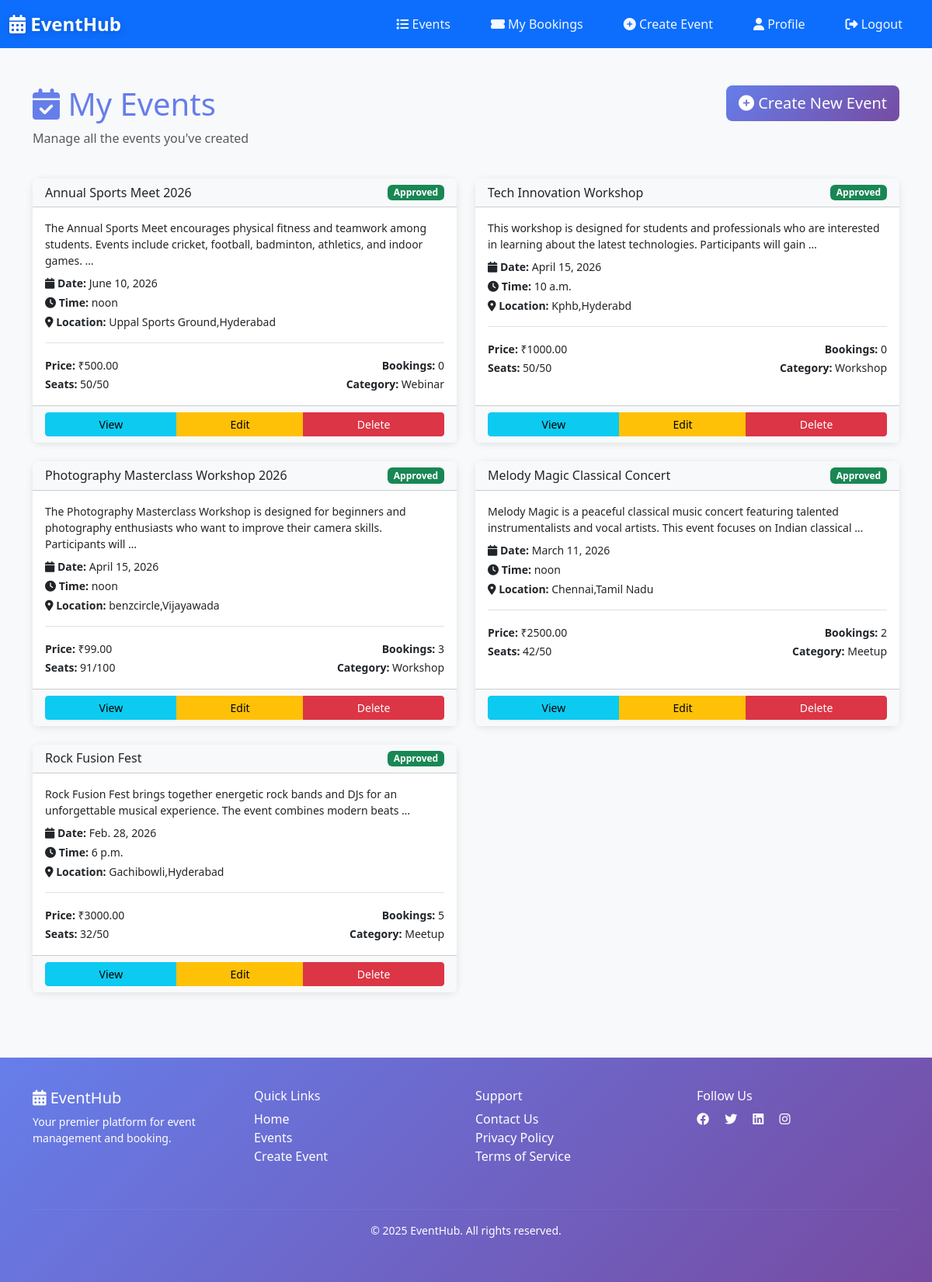
The app's page /organizer/events/ (signed in) with its own data.
### events/models.py (models this page shows, shortened)
class Event(models.Model):
    CATEGORY_CHOICES = [
        ('conference', 'Conference'),
        ('workshop', 'Workshop'),
        ('seminar', 'Seminar'),
        ('meetup', 'Meetup'),
        ('webinar', 'Webinar'),
        ('other', 'Other'),
    ]
    STATUS_CHOICES = [
        ('pending', 'Pending'),
        ('approved', 'Approved'),
        ('cancelled', 'Cancelled'),
    ]
    id = models.AutoField(primary_key=True)
    title = models.CharField(max_length=200)
    description = models.TextField()
    category = models.CharField(max_length=50, choices=CATEGORY_CHOICES, default='other')
    date = models.DateField()
    time = models.TimeField()
    location = models.CharField(max_length=300)
    price = models.DecimalField(max_digits=10, decimal_places=2, default=0)
    seats = models.IntegerField()
    available_seats = models.IntegerField()
    image = models.ImageField(upload_to='event_images/', blank=True, null=True)
    organizer = models.ForeignKey(User, on_delete=models.CASCADE, related_name='events')
    status = models.CharField(max_length=20, choices=STATUS_CHOICES, default='pending')
    created_at = models.DateTimeField(auto_now_add=True)
    updated_at = models.DateTimeField(auto_now=True)
    class Meta:
        ordering = ['-date']
        verbose_name_plural = "Events"

### events/views.py (the view)
# urls.py: path('organizer/events/', views.organizer_events, name='organizer-events'),
@login_required(login_url='login')
def organizer_events(request):
    user_profile = UserProfile.objects.get_or_create(user=request.user)[0]
    if user_profile.role != 'organizer' and not request.user.is_staff:
        messages.error(request, 'Only organizers can view this page.')
        return redirect('home')
    events = Event.objects.filter(organizer=request.user)
    context = {'events': events}
    return render(request, 'events/organizer_events.html', context)

### templates/events/organizer_events.html (shortened to what this page needs)
{% extends 'base.html' %}
{% block content %}
<div class="container my-5">
    <div class="row mb-4">
        <div class="col-md-8">
            <h1 style="color: #667eea;">
                <i class="fas fa-calendar-check"></i> My Events
            </h1>
            <p class="text-muted">Manage all the events you've created</p>
        </div>
        <div class="col-md-4 text-end">
            <a href="{% url 'create-event' %}" class="btn btn-primary btn-lg">
                <i class="fas fa-plus-circle"></i> Create New Event
            </a>
        </div>
    </div>
    {% if events %}
        <div class="row">
            {% for event in events %}
                <div class="col-md-6 mb-4">
                    <div class="card h-100">
                        <div class="card-header bg-light">
                            <div class="d-flex justify-content-between align-items-center">
                                <h6 class="mb-0">{{ event.title }}</h6>
                                {% if event.status == 'approved' %}
                                    <span class="badge bg-success">Approved</span>
                                {% elif event.status == 'pending' %}
                                    <span class="badge bg-warning">Pending</span>
                                {% else %}
                                    <span class="badge bg-danger">Cancelled</span>
                                {% endif %}
                            </div>
                        </div>
                        <div class="card-body">
                            <p class="small mb-2">{{ event.description|truncatewords:20 }}</p>
                            <div class="mb-3">
                                <p class="small mb-1"><strong><i class="fas fa-calendar"></i> Date:</strong> {{ event.date }}</p>
                                <p class="small mb-1"><strong><i class="fas fa-clock"></i> Time:</strong> {{ event.time }}</p>
                                <p class="small mb-1"><strong><i class="fas fa-map-marker-alt"></i> Location:</strong> {{ event.location }}</p>
                            </div>
                            <div class="border-top pt-3">
                                <div class="row">
                                    <div class="col-6">
                                        <small><strong>Price:</strong> ₹{{ event.price }}</small><br>
                                        <small><strong>Seats:</strong> {{ event.available_seats }}/{{ event.seats }}</small>
                                    </div>
                                    <div class="col-6 text-end">
                                        <small><strong>Bookings:</strong> {{ event.bookings.count }}</small><br>
                                        <small><strong>Category:</strong> {{ event.get_category_display }}</small>
                                    </div>
                                </div>
                            </div>
                        </div>
                        <div class="card-footer bg-light">
                            <div class="btn-group w-100" role="group">
                                <a href="{% url 'event-detail' event.pk %}" class="btn btn-sm btn-info flex-grow-1">View</a>
                                <a href="{% url 'edit-event' event.pk %}" class="btn btn-sm btn-warning flex-grow-1">Edit</a>
                                <a href="{% url 'delete-event' event.pk %}" class="btn btn-sm btn-danger flex-grow-1">Delete</a>
                            </div>
                        </div>
                    </div>
                </div>
            {% endfor %}
        </div>
    {% endif %}
</div>
{% endblock %}

### templates/base.html (style rules this page uses)
:root { --primary-color: #007bff; --secondary-color: #6c757d; --success-color: #28a745; --danger-color: #dc3545; --dark-bg: #f8f9fa; }
body { font-family: 'Segoe UI', Tahoma, Geneva, Verdana, sans-serif; background-color: var(--dark-bg); }
.btn-primary { background: linear-gradient(135deg, #667eea 0%, #764ba2 100%); border: none; transition: all 0.3s ease; }
.card { border: none; border-radius: 10px; box-shadow: 0 2px 10px rgba(0, 0, 0, 0.1); transition: all 0.3s ease; }

### records on screen
Event: title "Annual Sports Meet 2026", status "Approved", description "The Annual Sports Meet encourages physical fitness and teamwork among students. Events include cricket, football, badminton, athletics, and indoor games. …", date "June 10, 2026", time "noon", location "Uppal Sports Ground,Hyderabad", price "500.00", available_seats "50", seats "50", bookings.count "0", category "Webinar"
Event: title "Tech Innovation Workshop", status "Approved", description "This workshop is designed for students and professionals who are interested in learning about the latest technologies. Participants will gain …", date "April 15, 2026", time "10 a.m.", location "Kphb,Hyderabd", price "1000.00", available_seats "50", seats "50", bookings.count "0", category "Workshop"
Event: title "Photography Masterclass Workshop 2026", status "Approved", description "The Photography Masterclass Workshop is designed for beginners and photography enthusiasts who want to improve their camera skills. Participants will …", date "April 15, 2026", time "noon", location "benzcircle,Vijayawada", price "99.00", available_seats "91", seats "100", bookings.count "3", category "Workshop"
Event: title "Melody Magic Classical Concert", status "Approved", description "Melody Magic is a peaceful classical music concert featuring talented instrumentalists and vocal artists. This event focuses on Indian classical …", date "March 11, 2026", time "noon", location "Chennai,Tamil Nadu", price "2500.00", available_seats "42", seats "50", bookings.count "2", category "Meetup"
Event: title "Rock Fusion Fest", status "Approved", description "Rock Fusion Fest brings together energetic rock bands and DJs for an unforgettable musical experience. The event combines modern beats …", date "Feb. 28, 2026", time "6 p.m.", location "Gachibowli,Hyderabad", price "3000.00", available_seats "32", seats "50", bookings.count "5", category "Meetup"
